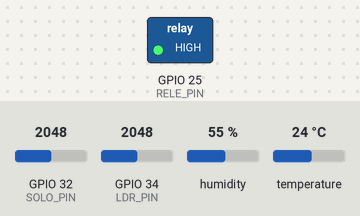
Bench run of a sketch on a simulated ESP32. Parts: switched loads named in the sketch (green lamp = pin HIGH). The test bench sets the inputs (shaded band); at power-on: GPIO 32 (SOLO_PIN) = 2048, GPIO 34 (LDR_PIN) = 2048, humidity 55 %, temperature 24 °C. WiFi joins after 1.5 s; servers stay silent unless stated; the local clock reads 2024-03-15 10:24:30 at power-on unless the sketch sets it; what the sketch prints to the serial monitor is not drawn.

Above: at 2.7 s.
2.8 s: GPIO 32 (SOLO_PIN) set to 2951
4.3 s: GPIO 32 (SOLO_PIN) set to 3040
At 5.6 s:
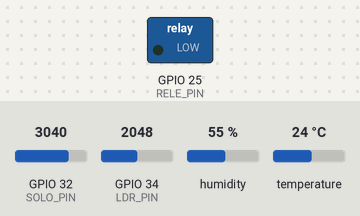
Timing chart, 0 to 9.5 s (numbered marks = the images above; inputs shaded):
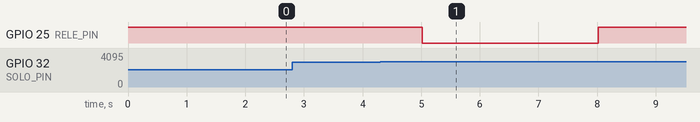

Measured:
- the behaviour switches between 2996 and 2997 on GPIO 32 (SOLO_PIN) (found by bisection; images 0 and 1)
- after the input at 2.8 s, every drawn part: stays the same
- after the input at 4.3 s, GPIO 25 (RELE_PIN): HIGH → LOW after 0.72 s, → HIGH 3.0 s later

The sketch:

sketch_may21a.ino
```cpp
#include <WiFi.h>
#include <WebServer.h>
#include <ElegantOTA.h>
#include <time.h>
#include "DHT.h"

#include <Firebase_ESP_Client.h>

#include "addons/TokenHelper.h"
#include "addons/RTDBHelper.h"

// =====================================
// WIFI
// =====================================

const char* ssid = "VANESSA";
const char* password = "20101011";

// =====================================
// FIREBASE
// =====================================

#define API_KEY "AIzaSyApCSYVej5z3v2V9Qxk8KAztH-YJt1V6Gc"

#define DATABASE_URL "https://horta-inteligente-3e307-default-rtdb.firebaseio.com/"

FirebaseData fbdo;

FirebaseAuth auth;

FirebaseConfig config;

bool signupOK = false;

// =====================================
// NTP
// =====================================

const char* ntpServer = "pool.ntp.org";

const long gmtOffset_sec = -10800;

const int daylightOffset_sec = 0;

// =====================================
// DHT11
// =====================================

#define DHTPIN 4
#define DHTTYPE DHT11

DHT dht(DHTPIN, DHTTYPE);

// =====================================
// SENSORES
// =====================================

#define LDR_PIN 34
#define SOLO_PIN 32

// =====================================
// RELÉ
// =====================================

#define RELE_PIN 25

// =====================================
// IRRIGAÇÃO
// =====================================

#define LIMITE_UMIDADE 38.0

#define TEMPO_REGA 3000

#define TEMPO_ESPERA 10000

#define TEMPO_REGA_MANUAL 1000

// =====================================
// SERVIDOR
// =====================================

WebServer server(80);

// =====================================
// VARIÁVEIS
// =====================================

float temperatura;
float umidadeAr;

int luminosidade;

float leituraSolo;
float porcentagemSolo;

float mediaTemperatura = 0;
float mediaUmidadeAr = 0;
float mediaSolo = 0;
float mediaLuminosidade = 0;

int totalLeituras = 0;

String statusIrrigacao = "DESLIGADA";

String logsHTML = "";

bool regaManualSolicitada = false;

bool ultimoSoloSeco = false;

bool primeiroStatusSolo = true;

unsigned long ultimoHistorico = 0;

// =====================================
// HORÁRIO
// =====================================

String obterHorario() {

  struct tm timeinfo;

  if (!getLocalTime(&timeinfo)) {

    return "SEM HORA";
  }

  char horario[30];

  strftime(
    horario,
    sizeof(horario),
    "%H:%M:%S",
    &timeinfo
  );

  return String(horario);
}

// =====================================
// LOG
// =====================================

void adicionarLog(String mensagem) {

  String logCompleto =
    "[" +
    obterHorario() +
    "] " +
    mensagem;

  Serial.println(logCompleto);

  if (
    mensagem.indexOf(
      "☁ Status atualizado Firebase"
    ) == -1
  ) {

    logsHTML =
      "<p>" +
      logCompleto +
      "</p>" +
      logsHTML;
  }

  if (
    logsHTML.length() > 15000
  ) {

    logsHTML =
      logsHTML.substring(0, 15000);
  }
}

// =====================================
// FIREBASE
// =====================================

void enviarFirebase(
  bool salvarHistorico = false
) {

  FirebaseJson json;

  json.set(
    "temperatura",
    temperatura
  );

  json.set(
    "umidadeAr",
    umidadeAr
  );

  json.set(
    "luminosidade",
    luminosidade
  );

  json.set(
    "umidadeSolo",
    String(
      porcentagemSolo,
      1
    )
  );

  json.set(
    "statusIrrigacao",
    statusIrrigacao
  );

  json.set(
    "horario",
    obterHorario()
  );

  bool sucessoAtual =
    Firebase.RTDB.setJSON(
      &fbdo,
      "/statusAtual",
      &json
    );

  if (!sucessoAtual) {

    adicionarLog(
      "❌ Firebase erro: " +
      fbdo.errorReason()
    );
  }

  if (salvarHistorico) {

    bool sucessoHistorico =
      Firebase.RTDB.pushJSON(
        &fbdo,
        "/historico",
        &json
      );

    if (sucessoHistorico) {

      adicionarLog(
        "📚 Histórico salvo"
      );
    }

    else {

      adicionarLog(
        "❌ Erro histórico: " +
        fbdo.errorReason()
      );
    }
  }
}

// =====================================
// HTML
// =====================================

String paginaHTML() {

  return R"rawliteral(

<!DOCTYPE html>
<html>

<head>

<meta charset="UTF-8">

<title>Horta Inteligente</title>

<style>

body {

  font-family: Arial;

  background:
  linear-gradient(
    to right,
    #c8f7c5,
    #e8ffe8
  );

  text-align: center;

  padding: 20px;
}

.botao {

  display: inline-block;

  margin: 10px;

  padding: 14px 24px;

  background: #2e7d32;

  color: white;

  text-decoration: none;

  border-radius: 12px;

  font-weight: bold;
}

</style>

</head>

<body>

<h1>🌱 Horta Inteligente</h1>

<a class="botao" href="/logs">

VER LOGS

</a>

<a class="botao" href="/regar">

REGAR MANUALMENTE

</a>

</body>
</html>

)rawliteral";
}

// =====================================
// LOGS
// =====================================

String paginaLogs() {

  String html = R"rawliteral(

<!DOCTYPE html>
<html>

<head>

<meta charset="UTF-8">

<meta http-equiv="refresh" content="2">

<style>

body {

  background: #111;

  color: #00ff88;

  font-family: Arial;

  padding: 20px;
}

p {

  background: #222;

  padding: 10px;

  border-radius: 8px;
}

.botao {

  display: inline-block;

  margin-bottom: 20px;

  padding: 12px 18px;

  background: red;

  color: white;

  text-decoration: none;

  border-radius: 10px;
}

</style>

</head>

<body>

<h1>📜 Logs</h1>

<a class="botao" href="/limparlogs">

LIMPAR LOGS

</a>

)rawliteral";

  html += logsHTML;

  html += "</body></html>";

  return html;
}

// =====================================
// SETUP
// =====================================

void setup() {

  Serial.begin(115200);

  dht.begin();

  pinMode(RELE_PIN, OUTPUT);

  digitalWrite(RELE_PIN, HIGH);

  adicionarLog(
    "Conectando WiFi..."
  );

  WiFi.begin(
    ssid,
    password
  );

  while (
    WiFi.status() != WL_CONNECTED
  ) {

    delay(500);

    Serial.print(".");
  }

  adicionarLog(
    "WiFi conectado!"
  );

  adicionarLog(
    "IP: " +
    WiFi.localIP().toString()
  );

  configTime(
    gmtOffset_sec,
    daylightOffset_sec,
    ntpServer
  );

  // =====================================
  // FIREBASE
  // =====================================

  config.api_key = API_KEY;

  config.database_url =
    DATABASE_URL;

  config.token_status_callback =
    tokenStatusCallback;

  if (
    Firebase.signUp(
      &config,
      &auth,
      "",
      ""
    )
  ) {

    signupOK = true;

    adicionarLog(
      "Firebase signup OK"
    );
  }

  else {

    adicionarLog(
      config.signer
      .signupError
      .message
      .c_str()
    );
  }

  Firebase.begin(
    &config,
    &auth
  );

  Firebase.reconnectWiFi(
    true
  );

  adicionarLog(
    "Firebase conectado!"
  );

  // =====================================
  // ROTAS
  // =====================================

  server.enableCORS(true);

  server.on("/", []() {

    server.send(
      200,
      "text/html",
      paginaHTML()
    );
  });

  server.on("/logs", []() {

    server.send(
      200,
      "text/html",
      paginaLogs()
    );
  });

  server.on("/limparlogs", []() {

    logsHTML = "";

    adicionarLog(
      "🗑 Logs apagados"
    );

    server.send(
      200,
      "text/html",
      "Logs apagados"
    );
  });

  server.on("/regar", []() {

    server.sendHeader(
      "Access-Control-Allow-Origin",
      "*"
    );

    regaManualSolicitada =
      true;

    server.send(
      200,
      "text/plain",
      "OK"
    );
  });

  ElegantOTA.begin(&server);

  server.begin();

  adicionarLog(
    "Servidor iniciado!"
  );

  adicionarLog(
    "OTA ativo!"
  );
}

// =====================================
// LOOP
// =====================================

void loop() {

  server.handleClient();

  ElegantOTA.loop();

  // =====================================
  // LEITURAS
  // =====================================

  temperatura =
    dht.readTemperature();

  umidadeAr =
    dht.readHumidity();

  luminosidade =
    analogRead(LDR_PIN);

  // =====================================
  // SOLO COM DECIMAL
  // =====================================

  leituraSolo =
    analogRead(SOLO_PIN);

  porcentagemSolo =
    (
      (
        4095.0 - leituraSolo
      )
      /
      (
        4095.0 - 1200.0
      )
    ) * 100.0;

  porcentagemSolo =
    constrain(
      porcentagemSolo,
      0,
      100
    );

  porcentagemSolo =
    round(
      porcentagemSolo * 10
    ) / 10.0;

  // =====================================
  // STATUS SOLO
  // =====================================

  bool soloSecoAtual =
    (
      porcentagemSolo <
      LIMITE_UMIDADE
    );

  if (
    primeiroStatusSolo ||
    soloSecoAtual != ultimoSoloSeco
  ) {

    if (soloSecoAtual) {

      adicionarLog(
        "🌱 Solo seco ("
        +
        String(
          porcentagemSolo,
          1
        )
        +
        "%)"
      );
    }

    else {

      adicionarLog(
        "✅ Solo úmido ("
        +
        String(
          porcentagemSolo,
          1
        )
        +
        "%)"
      );
    }

    ultimoSoloSeco =
      soloSecoAtual;

    primeiroStatusSolo =
      false;
  }

  // =====================================
  // REGA MANUAL
  // =====================================

  server.handleClient();

  if (
    regaManualSolicitada
  ) {

    adicionarLog(
      "💧 Rega manual iniciada"
    );

    statusIrrigacao =
      "LIGADA";

    if (
      Firebase.ready()
      && signupOK
    ) {

      enviarFirebase(true);
    }

    digitalWrite(
      RELE_PIN,
      LOW
    );

    delay(
      TEMPO_REGA_MANUAL
    );

    digitalWrite(
      RELE_PIN,
      HIGH
    );

    statusIrrigacao =
      "DESLIGADA";

    adicionarLog(
      "✅ Rega manual finalizada"
    );

    regaManualSolicitada =
      false;
  }

  // =====================================
  // REGA AUTOMÁTICA
  // =====================================

  else if (
    soloSecoAtual
  ) {

    statusIrrigacao =
      "LIGADA";

    adicionarLog(
      "💧 Irrigando automaticamente"
    );

    if (
      Firebase.ready()
      && signupOK
    ) {

      enviarFirebase(true);
    }

    digitalWrite(
      RELE_PIN,
      LOW
    );

    delay(
      TEMPO_REGA
    );

    digitalWrite(
      RELE_PIN,
      HIGH
    );

    statusIrrigacao =
      "DESLIGADA";

    adicionarLog(
      "⏳ Aguardando absorção"
    );

    delay(
      TEMPO_ESPERA
    );
  }

  else {

    digitalWrite(
      RELE_PIN,
      HIGH
    );

    statusIrrigacao =
      "DESLIGADA";
  }

  // =====================================
  // HISTÓRICO
  // =====================================

  bool salvarHistorico =
    false;

  if (
    millis() -
    ultimoHistorico
    >
    300000
  ) {

    salvarHistorico =
      true;

    ultimoHistorico =
      millis();
  }

  // =====================================
  // FIREBASE
  // =====================================

  if (
    Firebase.ready()
    && signupOK
  ) {

    enviarFirebase(
      salvarHistorico
    );
  }

  delay(300);
}
```
